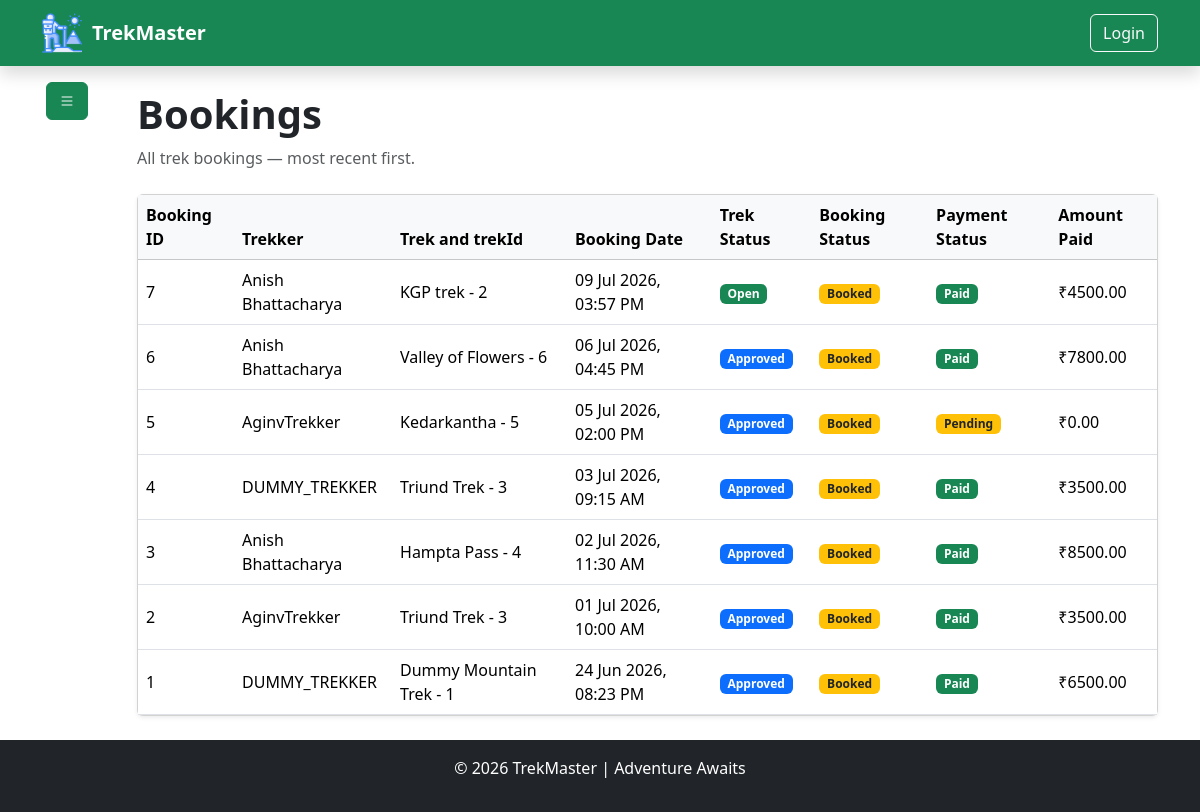
The page /admin/bookings (signed in) on the database as committed earlier.
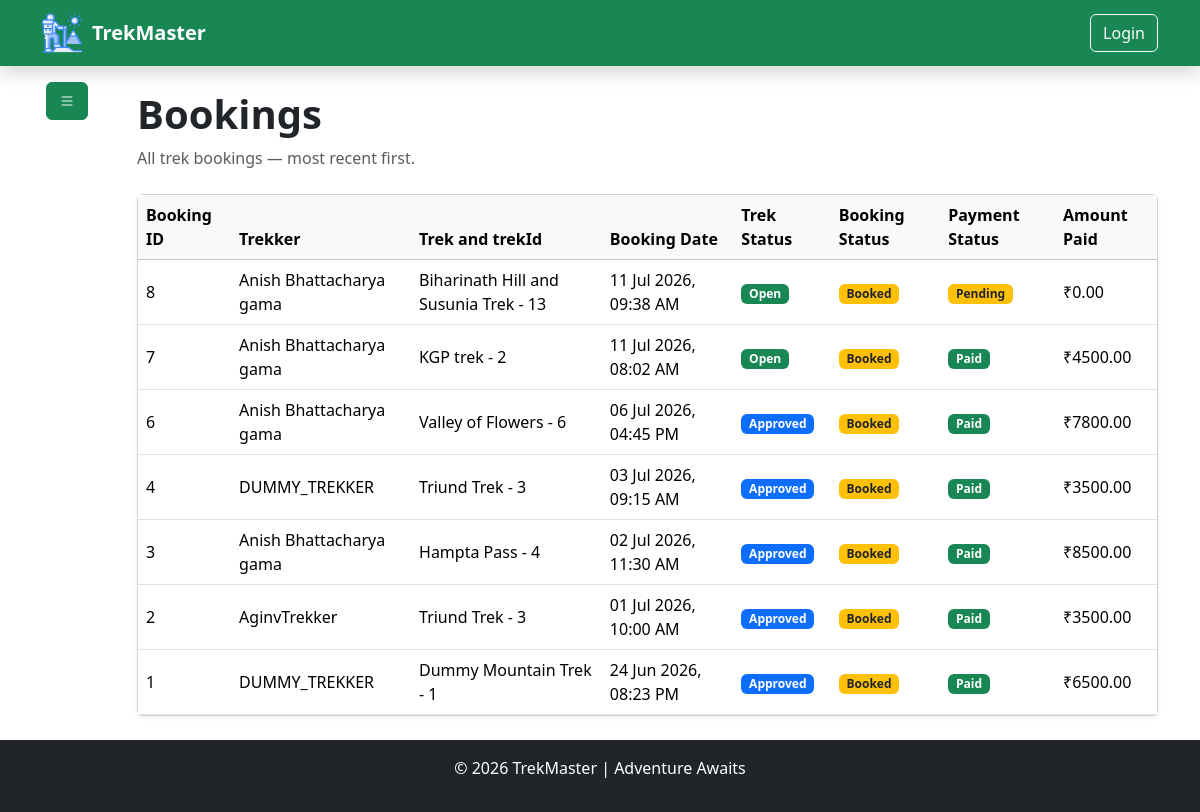
The same page on the database as committed later.
### model/model.py (models this page shows, shortened)
class BaseModel(TimeStampMixin, db.Model):
    __abstract__ = True  ## means this class is not a table in the database, but it can be inherited by other models to have common fields [new concept of abstract base class in SQLAlchemy]
    id = db.Column(db.Integer, primary_key=True)

class BookingModel(BaseModel):
    __tablename__ = "bookings"
    user_id = db.Column(db.Integer, db.ForeignKey("users.id"), nullable=False)
    trek_id = db.Column(db.Integer, db.ForeignKey("treks.id"), nullable=False)
    booking_date = db.Column(db.DateTime, default=datetime.utcnow, nullable=False)
    status = db.Column(
        db.Enum(BookingStatus), default=BookingStatus.BOOKED, nullable=False
    )
    payment_status = db.Column(
        db.Enum(PaymentStatus), default=PaymentStatus.PENDING, nullable=False
    )
    amount_paid = db.Column(db.Numeric(10, 2), nullable=False, default=0.00)
    booking_cancel_date = db.Column(db.DateTime, nullable=True)
    __table_args__ = (
        db.UniqueConstraint(
            "user_id", "trek_id", name="unique_user_trek_booking"
        ),  ## only one user can book a trek at a time
    )

class UserModel(BaseModel):  ## trekkers [by default] , staff [call StaffModel] , admin [programitically created]
    __tablename__ = "users"
    username = db.Column(db.String(50), nullable=False)
    email = db.Column(db.String(100), unique=True, nullable=False)
    phone = db.Column(db.String(15), unique=True, nullable=False)
    password_hash = db.Column(db.String(128), nullable=False)
    role = db.Column(db.Enum(UserRole), default=UserRole.TREKKER, nullable=False)
    """
    # db.Enum is used to store the enum values in the database as strings, and it will automatically handle the conversion between the enum and the string representation in the database.
    # raw syntax : db.Enum("admin" , "user" , "staff" , name = "user_roles")  # this is the raw syntax to create enum in SQLAlchemy, but we are using python enum class to create enum and then using it in the model.
    """
    is_active = db.Column(db.Boolean, default=True, nullable=False)
    is_blacklisted = db.Column(db.Boolean, default=False, nullable=False)
    blacklisted_reason = db.Column(db.String(500), nullable=True)
    bookings = db.relationship(
        "BookingModel",  ## here we specify the python model name not the table name
        backref=db.backref("user", lazy=True), # gives booking132.user to access the user who made the booking
        foreign_keys="BookingModel.user_id",  # which foreign key should be used
        lazy=True,
        cascade="all, delete-orphan",  # if a user is deleted, all their bookings will be deleted as well
    )
    staff_profile = db.relationship(
        "StaffModel",
        backref=db.backref("user", uselist=False),
        uselist=False,
        cascade="all, delete-orphan",
    )

class TrekModel(BaseModel):
    __tablename__ = "treks"
    name = db.Column(db.String(100), nullable=False)
    location = db.Column(db.String(100), nullable=False)
    difficulty = db.Column(db.Enum(TrekDifficulty), nullable=False)
    duration = db.Column(db.Integer, nullable=False)  # in days
    total_slots = db.Column(db.Integer, nullable=False, default=10)
    available_slots = db.Column(db.Integer, nullable=False, default=10)
    price = db.Column(db.Numeric(10, 2), nullable=False)
    description = db.Column(db.String(600), nullable=True)
    image_url = db.Column(db.String(200), nullable=True)
    starting_at = db.Column(db.DateTime, nullable=False, default=datetime.utcnow)
    ending_at = db.Column(db.DateTime, nullable=False)
    status = db.Column(db.Enum(TrekStatus), default=TrekStatus.PENDING, nullable=False)
    assigned_staff_id = db.Column(db.Integer, db.ForeignKey("staffs.id"), nullable=True)
    bookings = db.relationship(
        "BookingModel", backref=db.backref("trek", lazy=True), lazy=True, cascade="all, delete-orphan"
    )  # one to many relationship with BookingModel
    __table_args__ = (
        db.CheckConstraint(
            "available_slots <= total_slots", name="check_available_slots"
        ),
        db.CheckConstraint("starting_at < ending_at", name="ending before start constraint"),
        db.CheckConstraint("price >= 0", name="zero_price_constraint"),
    )

### utils/authentication.py (the view)
    def wrapper(*args , **kwargs):
        if "user_id" not in session:
            flash("Please log in to access this page.", "danger")
            return redirect("/auth/login")
        user = UserModel.query.filter_by(id=session["user_id"]).first()
        if not user:
            flash("User not found.", "danger")
            return redirect("/auth/login")
        return func(
            *args,
            **kwargs
        )

### controller/admin_controller.py (called while the page is built)
def manage_bookings():
    bookings = BookingModel.query.order_by(BookingModel.booking_date.desc()).all()
    return render_template("admin/bookings.html", bookings=bookings)

### routes/admin_routes.py (called while the page is built)
@admin_bp.route("/bookings", methods=["GET"])
@is_logged_in
@role_required(UserRole.ADMIN)
def manage_bookings():
    return admin_ctrl.manage_bookings()

### utils/authentication.py (called while the page is built)
def is_logged_in(func):
    def wrapper(*args , **kwargs):
        if "user_id" not in session:
            flash("Please log in to access this page.", "danger")
            return redirect("/auth/login")
        user = UserModel.query.filter_by(id=session["user_id"]).first()
        if not user:
            flash("User not found.", "danger")
            return redirect("/auth/login")
        return func(
            *args,
            **kwargs
        )
    wrapper.__name__ = func.__name__
    wrapper.__doc__ = func.__doc__
    wrapper.__module__ = func.__module__
    return wrapper

### templates/admin/bookings.html (shortened to what this page needs)
{% extends "base.html" %}
{% block content %}
<div class="container">
  <div class="row flex justify-content-between">
    <div class="col-1 p-0">
      {% include "admin/sidebar.html" %}
    </div>
    <div class="col-11">
      <div class="py-4">
        <h1 class="fw-bold">Bookings</h1>
        <p class="text-muted mb-0">
          All trek bookings — most recent first.
        </p>
        <div class="card shadow-sm mt-4">
          <div class="table-responsive">
            <table class="table table-hover align-middle mb-0">
              <thead class="table-light">
                <tr>
                  <th>Booking ID</th>
                  <th>Trekker</th>
                  <th>Trek and trekId</th>
                  <th>Booking Date</th>
                  <th>Trek Status</th>
                  <th>Booking Status</th>
                  <th>Payment Status</th>
                  <th>Amount Paid</th>
                </tr>
              </thead>
              <tbody>
                {% for booking in bookings %}
                <tr>
                  <td>{{ booking.id }}</td>
                  <td>{{ booking.user.username }}</td>
                  <td>{{ booking.trek.name }} - {{ booking.trek.id }}</td>
                  <td>{{ booking.booking_date.strftime('%d %b %Y, %I:%M %p') }}</td>
                  <td>
                    {% if booking.trek.status.value == 'pending' %}
                    <span class="badge bg-warning text-dark">Pending</span>
                    {% elif booking.trek.status.value == 'approved' %}
                    <span class="badge bg-primary">Approved</span>
                    {% elif booking.trek.status.value == 'open' %}
                    <span class="badge bg-success">Open</span>
                    {% elif booking.trek.status.value == 'closed' %}
                    <span class="badge bg-danger">Closed</span>
                    {% elif booking.trek.status.value == 'started' %}
                    <span class="badge bg-info">Started</span>
                    {% elif booking.trek.status.value == 'completed' %}
                    <span class="badge bg-secondary">Completed</span>
                    {% else %}
                    <span class="badge bg-light text-dark">{{ booking.trek.status.value|capitalize }}</span>
                    {% endif %}
                  </td>
                  <td>
                    {% if booking.status.value == 'booked' %}
                    <span class="badge bg-warning text-dark">Booked</span>
                    {% elif booking.status.value == 'canceled' or booking.status.value == 'cancelled' %}
                    <span class="badge bg-danger">Canceled</span>
                    {% elif booking.status.value == 'completed' %}
                    <span class="badge bg-success">Completed</span>
                    {% else %}
                    <span class="badge bg-secondary">{{ booking.status.value|capitalize }}</span>
                    {% endif %}
                  </td>
                  <td>
                    {% if booking.payment_status.value == 'paid' %}
                    <span class="badge bg-success">Paid</span>
                    {% elif booking.payment_status.value == 'pending' %}
                    <span class="badge bg-warning text-dark">Pending</span>
                    {% elif booking.payment_status.value == 'failed' %}
                    <span class="badge bg-danger">Failed</span>
                    {% elif booking.payment_status.value == 'completed' %}
                    <span class="badge bg-primary">Completed</span>
                    {% else %}
                    <span class="badge bg-secondary">{{ booking.payment_status.value|capitalize }}</span>
                    {% endif %}
                  </td>
                  <td>₹{{ booking.amount_paid }}</td>
                </tr>
                {% endfor %}
              </tbody>
            </table>
          </div>
        </div>
      </div>
    </div>
  </div>
</div>
{% endblock %}

Rows that differ between the two databases and show on the page:
removed BookingModel: id "5", user.username "AginvTrekker", trek.name "Kedarkantha", trek.id "5", booking_date "05 Jul 2026, 02:00 PM", shows "Approved", status "Booked", payment_status "Pending", amount_paid "0.00"
added BookingModel: id "8", user.username "Anish Bhattacharya gama", trek.name "Biharinath Hill and Susunia Trek", trek.id "13", booking_date "11 Jul 2026, 09:38 AM", shows "Open", status "Booked", payment_status "Pending", amount_paid "0.00"
changed BookingModel "KGP trek": user.username "Anish Bhattacharya" → "Anish Bhattacharya gama"; booking_date "09 Jul 2026, 03:57 PM" → "11 Jul 2026, 08:02 AM"
changed through a linked row, BookingModel "06 Jul 2026, 04:45 PM": user.username "Anish Bhattacharya" → "Anish Bhattacharya gama"
changed BookingModel "02 Jul 2026, 11:30 AM": user.username "Anish Bhattacharya" → "Anish Bhattacharya gama"
